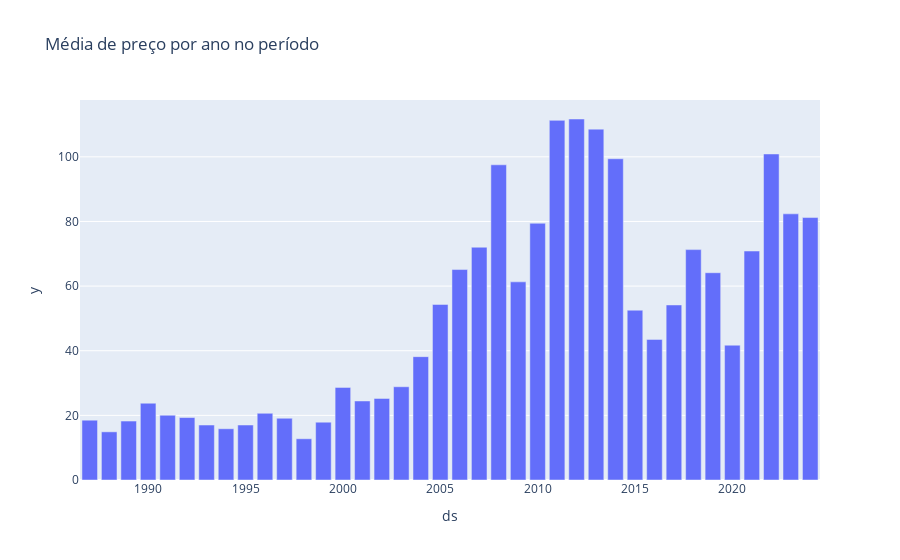

Notebook cell for this chart:
### Code cell
# Agrupar os dados por ano e calcule a média de do preço
df_anual = df.groupby(df['ds'].dt.year)['y'].mean().reset_index()

# Criar um gráfico de barras
fig = px.bar(df_anual, x='ds', y='y', title='Média de preço por ano no período')
fig.update_yaxes(title = 'Valor médio US$')
fig.update_xaxes(title = 'Ano')
# Mostrar o gráfico
fig.show()

### Figure 1 — Plotly figure (JSON) as saved in the notebook; plotly's stock layout.template omitted (floating-point values rounded to 4 significant figures)
{"data": [{"alignmentgroup": "True", "hovertemplate": "ds=%{x}<br>y=%{y}<extra></extra>", "legendgroup": "", "marker": {"color": "#636efa", "pattern": {"shape": ""}}, "name": "", "offsetgroup": "", "orientation": "v", "showlegend": false, "textposition": "auto", "type": "bar", "x": [1987, 1988, 1989, 1990, 1991, 1992, 1993, 1994, 1995, 1996, 1997, 1998, 1999, 2000, 2001, 2002, 2003, 2004, 2005, 2006, 2007, 2008, 2009, 2010, 2011, 2012, 2013, 2014, 2015, 2016, 2017, 2018, 2019, 2020, 2021, 2022, 2023, 2024], "xaxis": "x", "y": [18.53, 14.91, 18.23, 23.76, 20.04, 19.32, 17.01, 15.86, 17.02, 20.64, 19.11, 12.76, 17.9, 28.66, 24.46, 25.24, 28.85, 38.16, 54.33, 65.12, 72.03, 97.53, 61.31, 79.45, 111.3, 111.7, 108.6, 99.41, 52.54, 43.51, 54.16, 71.29, 64.14, 41.71, 70.85, 100.9, 82.36, 81.21], "yaxis": "y"}], "layout": {"barmode": "relative", "legend": {"tracegroupgap": 0}, "title": {"text": "Média de preço por ano no período"}, "xaxis": {"anchor": "y", "domain": [0, 1], "title": {"text": "ds"}}, "yaxis": {"anchor": "x", "domain": [0, 1], "title": {"text": "y"}}}}
